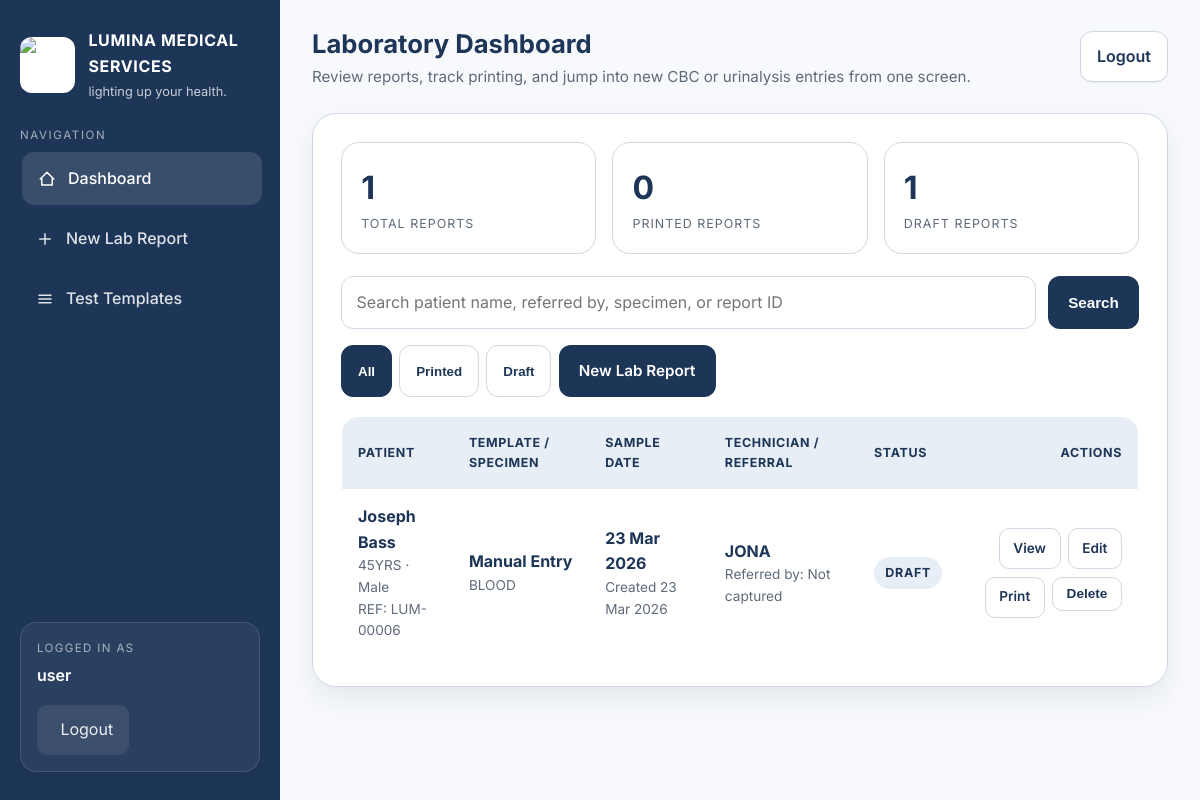
The page / (signed in) on the database as committed earlier.
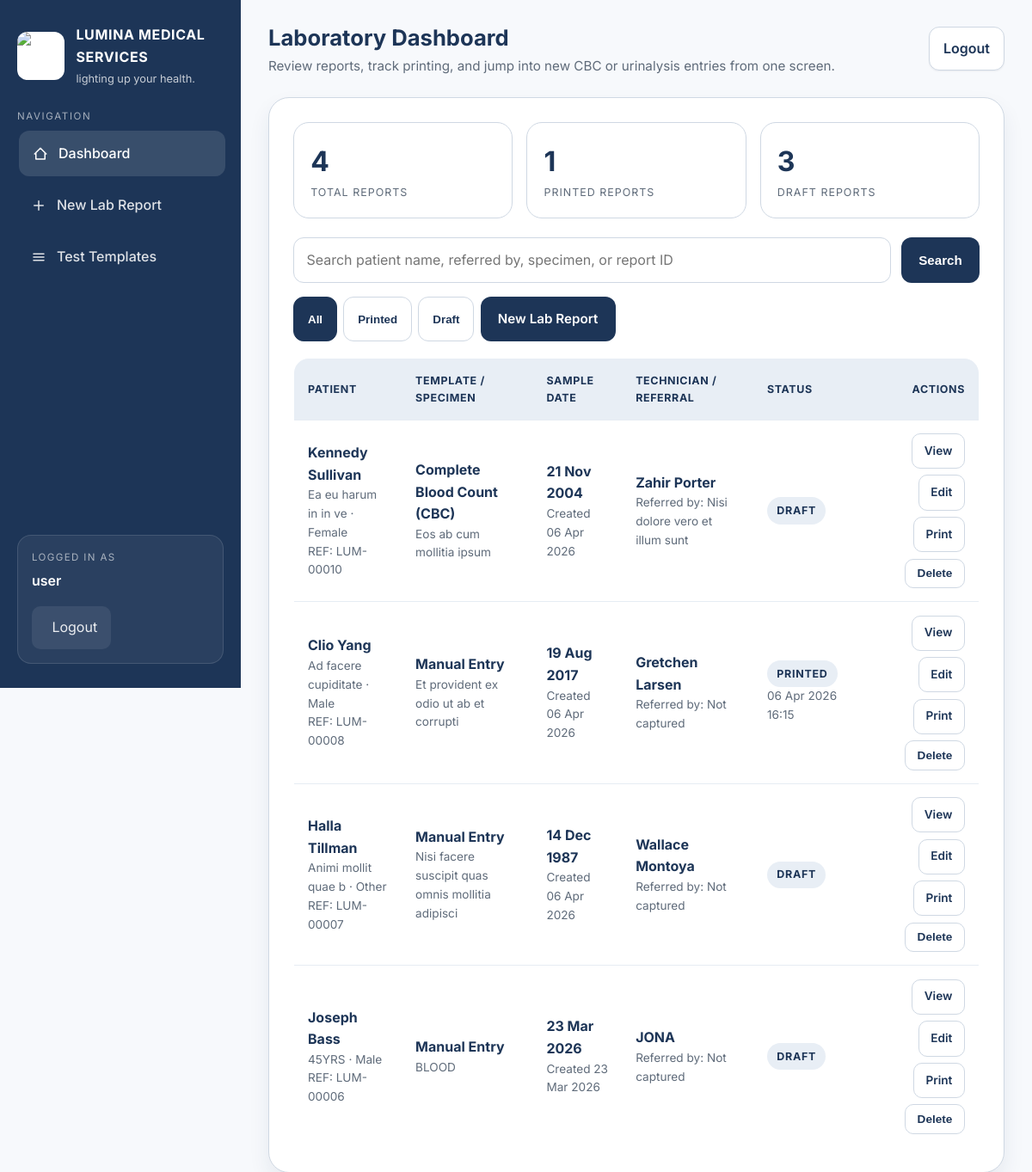
The same page on the database as committed later.
### lab/models.py (models this page shows, shortened)
class LabReport(models.Model):
    profile = models.ForeignKey(
        TestProfile,
        on_delete=models.SET_NULL,
        null=True,
        blank=True,
        related_name='reports',
    )
    patient_name = models.CharField(max_length=200)
    patient_age = models.CharField(max_length=20, help_text="e.g., 22YRS")
    patient_sex = models.CharField(max_length=10, choices=[('M', 'Male'), ('F', 'Female'), ('O', 'Other')])
    referred_by = models.CharField(max_length=150, blank=True)
    sample_date = models.DateField()
    specimen_type = models.CharField(max_length=50, default='BLOOD')
    attendant = models.ForeignKey(settings.AUTH_USER_MODEL, on_delete=models.SET_NULL, null=True, blank=True)
    attendant_name = models.CharField(max_length=100, blank=True, help_text="Lab attendant's name")
    comments = models.TextField(blank=True)
    created_at = models.DateTimeField(auto_now_add=True)
    printed = models.BooleanField(default=False)
    printed_at = models.DateTimeField(null=True, blank=True)
    class Meta:
        ordering = ['-created_at']

class TestProfile(models.Model):
    name = models.CharField(max_length=100, unique=True)
    code = models.SlugField(max_length=50, unique=True)
    default_specimen_type = models.CharField(max_length=50, blank=True)
    description = models.TextField(blank=True)
    is_active = models.BooleanField(default=True)
    display_order = models.PositiveIntegerField(default=0)
    class Meta:
        ordering = ['display_order', 'name']

### lab/views.py (the view, shortened to what this page needs)
# urls.py: path('', views.report_list, name='report_list'),
@login_required
@staff_required
def report_list(request):
    base_qs = LabReport.objects.select_related('attendant', 'profile').all().order_by('-created_at')
    qs = base_qs
    search = (request.GET.get('search') or '').strip()
    selected_filter = (request.GET.get('filter') or '').strip()
    if selected_filter == 'printed':
        qs = qs.filter(printed=True)
    elif selected_filter == 'draft':
        qs = qs.filter(printed=False)
    paginator = Paginator(qs, 10)
    reports = paginator.get_page(request.GET.get('page'))
    context = {
        'reports': reports,
        'total_reports': base_qs.count(),
        'printed_count': base_qs.filter(printed=True).count(),
        'draft_count': base_qs.filter(printed=False).count(),
        'active_nav': 'dashboard',
    }
    return render(request, 'lab/report_list.html', context)

### templates/lab/report_list.html (shortened to what this page needs)
{% extends 'base.html' %}
{% block page_title %}Laboratory Dashboard{% endblock %}
{% block page_subtitle %}Review reports, track printing, and jump into new CBC or urinalysis entries from one screen.{% endblock %}
{% block content %}
<div class="stats-grid">
    <div class="stat-card">
        <div class="value">{{ total_reports }}</div>
        <div class="label">Total Reports</div>
    </div>
    <div class="stat-card">
        <div class="value">{{ printed_count }}</div>
        <div class="label">Printed Reports</div>
    </div>
    <div class="stat-card">
        <div class="value">{{ draft_count }}</div>
        <div class="label">Draft Reports</div>
    </div>
</div>
<div class="toolbar">
    <div class="search-group">
        <input type="text" id="searchInput" placeholder="Search patient name, referred by, specimen, or report ID" value="{{ request.GET.search }}">
        <button type="button" class="btn" onclick="searchReports()">Search</button>
    </div>
    <div class="filter-tabs">
        <button type="button" class="filter-tab {% if not request.GET.filter %}active{% endif %}" onclick="filterReports('all')">All</button>
        <button type="button" class="filter-tab {% if request.GET.filter == 'printed' %}active{% endif %}" onclick="filterReports('printed')">Printed</button>
        <button type="button" class="filter-tab {% if request.GET.filter == 'draft' %}active{% endif %}" onclick="filterReports('draft')">Draft</button>
        <a href="{% url 'report_create' %}" class="btn">New Lab Report</a>
    </div>
</div>
{% if reports.object_list %}
<table class="report-table">
    <thead>
        <tr>
            <th>Patient</th>
            <th>Template / Specimen</th>
            <th>Sample Date</th>
            <th>Technician / Referral</th>
            <th>Status</th>
            <th style="text-align:right;">Actions</th>
        </tr>
    </thead>
    <tbody>
        {% for report in reports %}
        <tr>
            <td data-label="Patient">
                <strong>{{ report.patient_name }}</strong>
                <div class="muted">{{ report.patient_age }} · {{ report.get_patient_sex_display }}</div>
                <div class="muted">REF: LUM-{{ report.id|stringformat:"05d" }}</div>
            </td>
            <td data-label="Template / Specimen">
                <strong>{{ report.profile.name|default:"Manual Entry" }}</strong>
                <div class="muted">{{ report.specimen_type }}</div>
            </td>
            <td data-label="Sample Date">
                <strong>{{ report.sample_date|date:"d M Y" }}</strong>
                <div class="muted">Created {{ report.created_at|date:"d M Y" }}</div>
            </td>
            <td data-label="Technician / Referral">
                <strong>
                    {% with att=report.attendant %}
                        {% if report.attendant_name %}{{ report.attendant_name }}
                        {% elif att %}{{ att.get_full_name|default:att.username }}
                        {% else %}N/A{% endif %}
                    {% endwith %}
                </strong>
                <div class="muted">Referred by: {{ report.referred_by|default:"Not captured" }}</div>
            </td>
            <td data-label="Status">
                <span class="status-pill">{% if report.printed %}Printed{% else %}Draft{% endif %}</span>
                {% if report.printed_at %}
                    <div class="muted">{{ report.printed_at|date:"d M Y H:i" }}</div>
                {% endif %}
            </td>
            <td data-label="Actions">
                <div class="actions">
                    <a href="{% url 'report_detail' report.pk %}" class="btn btn-secondary btn-sm">View</a>
                    <a href="{% url 'report_edit' report.pk %}" class="btn btn-secondary btn-sm">Edit</a>
                    <a href="{% url 'report_print' report.pk %}" class="btn btn-secondary btn-sm" target="_blank">Print</a>
                    <form method="post" action="{% url 'report_delete' report.pk %}" onsubmit="return confirm('Delete this report permanently?');">
                        <button type="submit" class="btn btn-secondary btn-sm">Delete</button>
                    </form>
                </div>
            </td>
        </tr>
        {% endfor %}
    </tbody>
</table>
{% else %}
<div class="empty-state">
    <h3 style="color: var(--brand-dark); margin-bottom: 0.5rem;">No reports found</h3>
    <p style="margin-bottom: 1rem;">Start by creating a new CBC, urinalysis, or manual laboratory report.</p>
    <a href="{% url 'report_create' %}" class="btn">Create New Lab Report</a>
</div>
{% endif %}
{% endblock %}

### templates/base.html (shortened to what this page needs)
{% load static %}
<!DOCTYPE html>
<html lang="en">
<head>
</head>
    <body>
    {% if user.is_authenticated %}
        <div class="app-shell" id="appShell">
            <aside class="sidebar no-print" id="appSidebar">
                <a href="{% url 'report_list' %}" class="sidebar-brand">
                    <img src="{% static 'images/lumina-logo.jpeg' %}" alt="Lumina Logo">
                    <div class="sidebar-brand-text">
                        <strong>LUMINA MEDICAL SERVICES</strong>
                        <span>lighting up your health.</span>
                    </div>
                </a>
                <div>
                    <div class="sidebar-section-title">Navigation</div>
                    <nav class="sidebar-nav">
                        <a href="{% url 'report_list' %}" class="sidebar-link {% if active_nav == 'dashboard' %}active{% endif %}">
                            <svg viewBox="0 0 24 24" fill="none" stroke="currentColor" stroke-width="2">
                                <path stroke-linecap="round" stroke-linejoin="round" d="M3 12l9-9 9 9M5 10v10h14V10" />
                            </svg>
                            Dashboard
                        </a>
                        <a href="{% url 'report_create' %}" class="sidebar-link {% if active_nav == 'new_report' %}active{% endif %}">
                            <svg viewBox="0 0 24 24" fill="none" stroke="currentColor" stroke-width="2">
                                <path stroke-linecap="round" stroke-linejoin="round" d="M12 5v14M5 12h14" />
                            </svg>
                            New Lab Report
                        </a>
                        <a href="{% url 'template_library' %}" class="sidebar-link {% if active_nav == 'templates' %}active{% endif %}">
                            <svg viewBox="0 0 24 24" fill="none" stroke="currentColor" stroke-width="2">
                                <path stroke-linecap="round" stroke-linejoin="round" d="M4 7h16M4 12h16M4 17h16" />
                            </svg>
                            Test Templates
                        </a>
                    </nav>
                </div>
                <div class="sidebar-footer">
                    <div class="label">Logged In As</div>
                    <div class="value">{{ user.get_full_name|default:user.username }}</div>
                    <div style="margin-top: 1rem;">
                        <form method="post" action="{% url 'logout' %}" class="sidebar-logout-form">
                            <button type="submit" class="sidebar-logout-button">
                                Logout
                            </button>
                        </form>
                    </div>
                </div>
            </aside>
            <main class="main-panel">
                <div class="top-strip no-print">
                    <div class="top-strip-primary">
                        <div>
                            <h1>{% block page_title %}Laboratory Dashboard{% endblock %}</h1>
                            <p>{% block page_subtitle %}Manage patient biodata, templates, and laboratory reports from one place.{% endblock %}</p>
                        </div>
                    </div>
                    <div class="top-strip-actions">
                        <form method="post" action="{% url 'logout' %}" class="top-logout-form">
                            <button type="submit" class="top-logout-button">Logout</button>
                        </form>
                    </div>
                </div>
                <div class="container">
                    <div class="content">
    {% endif %}
                    {% block content %}{% endblock %}
                </div>
    {% if user.is_authenticated %}
                </div>
            </main>
        </div>
    {% else %}
            </div>
        </main>
    {% endif %}
</body>
</html>

### templates/base.html (style rules this page uses)
:root { --brand-dark: #1d3557; --brand-dark-2: #27496d; --brand-soft: #e8eef5; --brand-border: #cfd8e3; --surface: #ffffff; --surface-muted: #f7f9fc; --text-main: #1f2a37; --text-muted: #5f6b7a; --danger-soft: #eef2f7; --shadow-sm: 0 1px 2px rgba(17, 24, 39, 0.06); --shadow-md: 0 12px 24px rgba(29, 53, 87, 0.08); --radius: 16px; }
* { box-sizing: border-box; margin: 0; padding: 0; }
body { font-family: 'Inter', sans-serif; background: var(--surface-muted); color: var(--text-main); line-height: 1.6; }
a { color: inherit; }
.app-shell { min-height: 100vh; display: grid; grid-template-columns: 280px 1fr; }
.sidebar { background: var(--brand-dark); color: #fff; padding: 1.75rem 1.25rem; display: flex; flex-direction: column; gap: 1.5rem; position: sticky; top: 0; height: 100vh; }
.sidebar-brand { display: flex; align-items: center; gap: 0.85rem; text-decoration: none; color: #fff; }
.sidebar-brand img { width: 56px; height: 56px; border-radius: 12px; object-fit: cover; background: #fff; }
.sidebar-brand-text { display: flex; flex-direction: column; gap: 0.15rem; }
.sidebar-brand-text strong { font-size: 1rem; letter-spacing: 0.04em; }
.sidebar-brand-text span { font-size: 0.8rem; color: rgba(255, 255, 255, 0.75); }
.sidebar-section-title { font-size: 0.72rem; letter-spacing: 0.14em; text-transform: uppercase; color: rgba(255, 255, 255, 0.6); margin-bottom: 0.5rem; }
.sidebar-nav { display: grid; gap: 0.45rem; }
.sidebar-link { display: flex; align-items: center; gap: 0.75rem; padding: 0.85rem 1rem; border-radius: 12px; text-decoration: none; color: rgba(255, 255, 255, 0.86); font-weight: 500; transition: background-color 0.2s ease, color 0.2s ease, transform 0.15s ease; }
.sidebar-link:hover, .sidebar-link.active { background: rgba(255, 255, 255, 0.12); color: #fff; transform: translateX(2px); }
.sidebar-link svg { width: 18px; height: 18px; flex-shrink: 0; }
.sidebar-footer { margin-top: auto; padding: 1rem; border: 1px solid rgba(255, 255, 255, 0.12); border-radius: 16px; background: rgba(255, 255, 255, 0.06); }
.sidebar-footer .label { font-size: 0.72rem; text-transform: uppercase; letter-spacing: 0.12em; color: rgba(255, 255, 255, 0.6); }
.sidebar-footer .value { font-weight: 600; margin-top: 0.35rem; }
.sidebar-logout-form, .top-logout-form { margin: 0; }
.sidebar-logout-button, .top-logout-button { display: inline-flex; align-items: center; justify-content: center; gap: 0.5rem; border: 1px solid transparent; cursor: pointer; font: inherit; }
.sidebar-logout-button { width: auto; padding: 0.7rem 0.9rem; border-radius: 10px; background: rgba(255, 255, 255, 0.08); color: rgba(255, 255, 255, 0.9); justify-content: flex-start; }
.main-panel { padding: 1.5rem 2rem; }
.top-strip { display: flex; align-items: center; justify-content: space-between; gap: 1rem; margin-bottom: 1.5rem; }
.top-strip-primary { display: flex; align-items: flex-start; gap: 0.85rem; flex: 1 1 auto; min-width: 0; }
.top-strip-actions { display: flex; align-items: center; justify-content: flex-end; gap: 0.75rem; flex-wrap: wrap; }
.top-strip h1 { font-size: 1.6rem; color: var(--brand-dark); }
.top-strip p { color: var(--text-muted); font-size: 0.95rem; }
.top-logout-button { color: var(--brand-dark); font-weight: 600; background: var(--surface); border-color: var(--brand-border); border-radius: 12px; padding: 0.75rem 1rem; box-shadow: var(--shadow-sm); }
.container { max-width: 1320px; }
.content { background: var(--surface); border: 1px solid var(--brand-border); border-radius: 24px; padding: 1.75rem; box-shadow: var(--shadow-md); }
.btn { display: inline-flex; align-items: center; justify-content: center; gap: 0.5rem; border: 1px solid transparent; border-radius: 12px; padding: 0.8rem 1.2rem; font-size: 0.95rem; font-weight: 600; text-decoration: none; cursor: pointer; background: var(--brand-dark); color: #fff; transition: transform 0.15s ease, background-color 0.2s ease, border-color 0.2s ease; }
.btn-secondary { background: var(--surface); color: var(--brand-dark); border-color: var(--brand-border); }
.btn-sm { padding: 0.55rem 0.85rem; font-size: 0.85rem; border-radius: 10px; }
table { width: 100%; border-collapse: collapse; }
th, td { padding: 0.95rem 1rem; border-bottom: 1px solid #e6ecf3; text-align: left; }
th { color: var(--brand-dark); background: var(--brand-soft); text-transform: uppercase; letter-spacing: 0.05em; font-size: 0.78rem; }

Rows that differ between the two databases and show on the page:
added LabReport: patient_name "Kennedy Sullivan", patient_age "Ea eu harum in in ve", patient_sex "Female", id "00010", profile.name "Complete Blood Count (CBC)", specimen_type "Eos ab cum mollitia ipsum", sample_date "21 Nov 2004", created_at "06 Apr 2026", attendant_name "Zahir Porter", referred_by "Nisi dolore vero et illum sunt", printed "DRAFT"
added LabReport: patient_name "Clio Yang", patient_age "Ad facere cupiditate", patient_sex "Male", id "00008", profile.name "Manual Entry", specimen_type "Et provident ex odio ut ab et corrupti", sample_date "19 Aug 2017", created_at "06 Apr 2026", attendant_name "Gretchen Larsen", referred_by "Not captured", printed "PRINTED", printed_at "06 Apr 2026 16:15"
added LabReport: patient_name "Halla Tillman", patient_age "Animi mollit quae b", patient_sex "Other", id "00007", profile.name "Manual Entry", specimen_type "Nisi facere suscipit quas omnis mollitia adipisci", sample_date "14 Dec 1987", created_at "06 Apr 2026", attendant_name "Wallace Montoya", referred_by "Not captured", printed "DRAFT"
Other text that changed with them:
{{ total_reports }}: "1" → "4"
{{ printed_count }}: "0" → "1"
{{ draft_count }}: "1" → "3"
